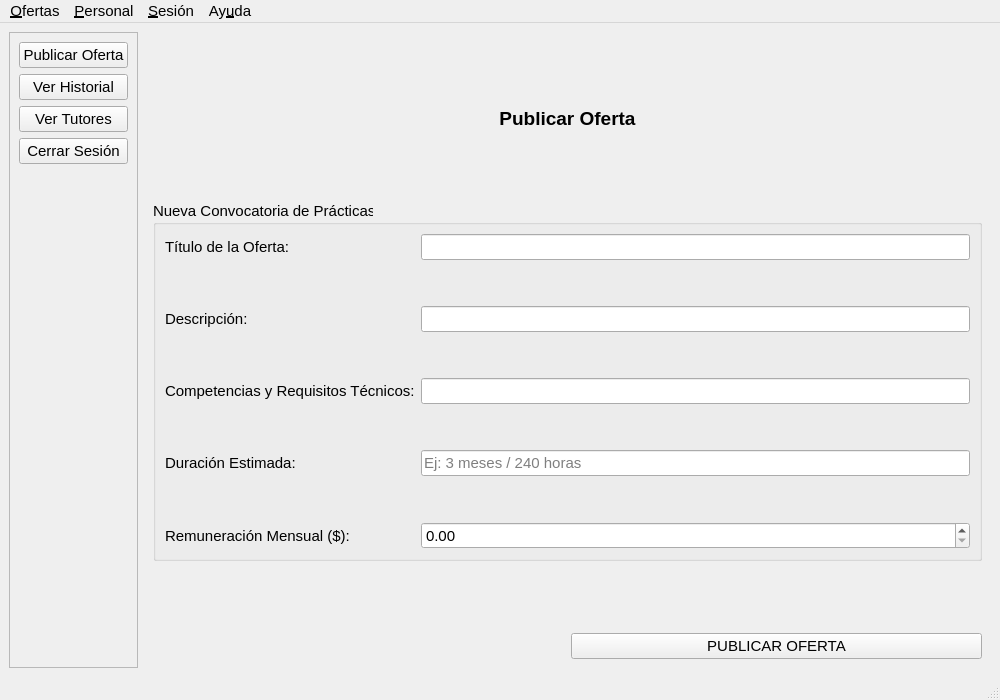
<?xml version="1.0" encoding="UTF-8"?>
<ui version="4.0">
 <class>MainWindowEmpresa</class>
 <widget class="QMainWindow" name="MainWindowEmpresa">
  <property name="geometry">
   <rect>
    <x>0</x>
    <y>0</y>
    <width>1000</width>
    <height>700</height>
   </rect>
  </property>
  <property name="font">
   <font>
    <pointsize>11</pointsize>
   </font>
  </property>
  <property name="windowTitle">
   <string>Panel Corporativo de la Empresa - Sistema de Prácticas</string>
  </property>
  <widget class="QWidget" name="centralwidget">
   <layout class="QHBoxLayout" name="horizontalLayout">
    <item>
     <widget class="QFrame" name="frameSidebar">
      <property name="font">
       <font>
        <pointsize>11</pointsize>
       </font>
      </property>
      <property name="frameShape">
       <enum>QFrame::StyledPanel</enum>
      </property>
      <property name="frameShadow">
       <enum>QFrame::Raised</enum>
      </property>
      <layout class="QVBoxLayout" name="verticalLayout">
       <item>
        <widget class="QPushButton" name="btnNavPublicar">
         <property name="font">
          <font>
           <pointsize>11</pointsize>
          </font>
         </property>
         <property name="text">
          <string>Publicar Oferta</string>
         </property>
        </widget>
       </item>
       <item>
        <widget class="QPushButton" name="btnNavHistorial">
         <property name="font">
          <font>
           <pointsize>11</pointsize>
          </font>
         </property>
         <property name="text">
          <string>Ver Historial</string>
         </property>
        </widget>
       </item>
       <item>
        <widget class="QPushButton" name="btnNavTutores">
         <property name="font">
          <font>
           <pointsize>11</pointsize>
          </font>
         </property>
         <property name="text">
          <string>Ver Tutores</string>
         </property>
        </widget>
       </item>
       <item>
        <widget class="QPushButton" name="btnNavCerrarSesion">
         <property name="font">
          <font>
           <pointsize>11</pointsize>
          </font>
         </property>
         <property name="text">
          <string>Cerrar Sesión</string>
         </property>
        </widget>
       </item>
       <item>
        <spacer name="verticalSpacer">
         <property name="font">
          <font>
           <pointsize>11</pointsize>
          </font>
         </property>
         <property name="orientation">
          <enum>Qt::Vertical</enum>
         </property>
         <property name="sizeHint" stdset="0">
          <size>
           <width>20</width>
           <height>438</height>
          </size>
         </property>
        </spacer>
       </item>
      </layout>
     </widget>
    </item>
    <item>
     <widget class="QStackedWidget" name="stackedWidgetCentral">
      <property name="font">
       <font>
        <pointsize>11</pointsize>
       </font>
      </property>
      <property name="currentIndex">
       <number>0</number>
      </property>
      <widget class="QWidget" name="page">
       <layout class="QGridLayout" name="gridLayout_4">
        <item row="3" column="0" colspan="2">
         <widget class="QGroupBox" name="grpNuevaConvocatoria">
          <property name="font">
           <font>
            <pointsize>11</pointsize>
           </font>
          </property>
          <property name="title">
           <string>Nueva Convocatoria de Prácticas</string>
          </property>
          <layout class="QGridLayout" name="gridLayout_3">
           <item row="0" column="1">
            <widget class="QLineEdit" name="txtTituloOferta"/>
           </item>
           <item row="4" column="0">
            <widget class="QLabel" name="label_3">
             <property name="text">
              <string>Competencias y Requisitos Técnicos:</string>
             </property>
            </widget>
           </item>
           <item row="0" column="0">
            <widget class="QLabel" name="label_2">
             <property name="text">
              <string>Título de la Oferta:</string>
             </property>
            </widget>
           </item>
           <item row="6" column="1">
            <widget class="QLineEdit" name="txtDuracionOferta">
             <property name="placeholderText">
              <string>Ej: 3 meses / 240 horas</string>
             </property>
            </widget>
           </item>
           <item row="8" column="1">
            <widget class="QDoubleSpinBox" name="dspnRemuneracion">
             <property name="maximum">
              <double>9999.989999999999782</double>
             </property>
            </widget>
           </item>
           <item row="6" column="0">
            <widget class="QLabel" name="label_8">
             <property name="text">
              <string>Duración Estimada:</string>
             </property>
            </widget>
           </item>
           <item row="4" column="1">
            <widget class="QLineEdit" name="txaRequisitos"/>
           </item>
           <item row="8" column="0">
            <widget class="QLabel" name="label_9">
             <property name="text">
              <string>Remuneración Mensual ($):</string>
             </property>
            </widget>
           </item>
           <item row="7" column="1">
            <spacer name="verticalSpacer_5">
             <property name="orientation">
              <enum>Qt::Vertical</enum>
             </property>
             <property name="sizeHint" stdset="0">
              <size>
               <width>20</width>
               <height>40</height>
              </size>
             </property>
            </spacer>
           </item>
           <item row="5" column="1">
            <spacer name="verticalSpacer_6">
             <property name="orientation">
              <enum>Qt::Vertical</enum>
             </property>
             <property name="sizeHint" stdset="0">
              <size>
               <width>20</width>
               <height>40</height>
              </size>
             </property>
            </spacer>
           </item>
           <item row="3" column="1">
            <spacer name="verticalSpacer_7">
             <property name="orientation">
              <enum>Qt::Vertical</enum>
             </property>
             <property name="sizeHint" stdset="0">
              <size>
               <width>20</width>
               <height>40</height>
              </size>
             </property>
            </spacer>
           </item>
           <item row="2" column="1">
            <widget class="QLineEdit" name="txtDescripcionOferta"/>
           </item>
           <item row="2" column="0">
            <widget class="QLabel" name="label_11">
             <property name="text">
              <string>Descripción:</string>
             </property>
            </widget>
           </item>
           <item row="1" column="1">
            <spacer name="verticalSpacer_8">
             <property name="orientation">
              <enum>Qt::Vertical</enum>
             </property>
             <property name="sizeHint" stdset="0">
              <size>
               <width>20</width>
               <height>40</height>
              </size>
             </property>
            </spacer>
           </item>
          </layout>
         </widget>
        </item>
        <item row="2" column="0" colspan="2">
         <spacer name="verticalSpacer_2">
          <property name="orientation">
           <enum>Qt::Vertical</enum>
          </property>
          <property name="sizeHint" stdset="0">
           <size>
            <width>20</width>
            <height>40</height>
           </size>
          </property>
         </spacer>
        </item>
        <item row="0" column="0" colspan="2">
         <spacer name="verticalSpacer_3">
          <property name="orientation">
           <enum>Qt::Vertical</enum>
          </property>
          <property name="sizeHint" stdset="0">
           <size>
            <width>20</width>
            <height>40</height>
           </size>
          </property>
         </spacer>
        </item>
        <item row="1" column="0" colspan="2">
         <widget class="QLabel" name="label">
          <property name="font">
           <font>
            <family>Segoe UI</family>
            <pointsize>14</pointsize>
            <weight>75</weight>
            <bold>true</bold>
           </font>
          </property>
          <property name="text">
           <string>Publicar Oferta</string>
          </property>
          <property name="alignment">
           <set>Qt::AlignCenter</set>
          </property>
         </widget>
        </item>
        <item row="5" column="1">
         <widget class="QPushButton" name="btnPublicar">
          <property name="text">
           <string>PUBLICAR OFERTA</string>
          </property>
         </widget>
        </item>
        <item row="4" column="0" colspan="2">
         <spacer name="verticalSpacer_4">
          <property name="orientation">
           <enum>Qt::Vertical</enum>
          </property>
          <property name="sizeHint" stdset="0">
           <size>
            <width>20</width>
            <height>40</height>
           </size>
          </property>
         </spacer>
        </item>
       </layout>
      </widget>
      <widget class="QWidget" name="page_2">
       <layout class="QGridLayout" name="gridLayout">
        <item row="0" column="1">
         <widget class="QLabel" name="label_4">
          <property name="font">
           <font>
            <family>Segoe UI</family>
            <pointsize>14</pointsize>
            <weight>75</weight>
            <bold>true</bold>
           </font>
          </property>
          <property name="text">
           <string>Historial de ofertas</string>
          </property>
         </widget>
        </item>
        <item row="1" column="0">
         <widget class="QLabel" name="label_5">
          <property name="text">
           <string>Buscar oferta:</string>
          </property>
         </widget>
        </item>
        <item row="1" column="1" colspan="2">
         <widget class="QLineEdit" name="txtFiltradoOferta">
          <property name="placeholderText">
           <string>Filtrar oferta por título de oferta...</string>
          </property>
         </widget>
        </item>
        <item row="2" column="0" colspan="3">
         <widget class="QTableWidget" name="tblOfertasHistorico">
          <property name="editTriggers">
           <set>QAbstractItemView::NoEditTriggers</set>
          </property>
          <property name="selectionMode">
           <enum>QAbstractItemView::SingleSelection</enum>
          </property>
          <property name="selectionBehavior">
           <enum>QAbstractItemView::SelectRows</enum>
          </property>
          <attribute name="horizontalHeaderDefaultSectionSize">
           <number>199</number>
          </attribute>
          <attribute name="horizontalHeaderStretchLastSection">
           <bool>true</bool>
          </attribute>
          <column>
           <property name="text">
            <string>Título</string>
           </property>
          </column>
          <column>
           <property name="text">
            <string>Descripción</string>
           </property>
          </column>
          <column>
           <property name="text">
            <string>Requisitos</string>
           </property>
          </column>
          <column>
           <property name="text">
            <string>Fecha de publicación</string>
           </property>
          </column>
         </widget>
        </item>
        <item row="3" column="2">
         <widget class="QPushButton" name="pushButton">
          <property name="text">
           <string>Eliminar</string>
          </property>
         </widget>
        </item>
        <item row="3" column="0">
         <widget class="QPushButton" name="btnVerTerna">
          <property name="text">
           <string>VER TERNA</string>
          </property>
         </widget>
        </item>
       </layout>
      </widget>
      <widget class="QWidget" name="page_4">
       <layout class="QGridLayout" name="gridLayout_5">
        <item row="0" column="0">
         <widget class="QPushButton" name="btnVolverHistorial">
          <property name="text">
           <string>Volver</string>
          </property>
         </widget>
        </item>
        <item row="1" column="1">
         <widget class="QLabel" name="label_10">
          <property name="font">
           <font>
            <family>Segoe UI</family>
            <pointsize>14</pointsize>
            <weight>75</weight>
            <bold>true</bold>
           </font>
          </property>
          <property name="text">
           <string>Postulantes y terna de la oferta</string>
          </property>
         </widget>
        </item>
        <item row="3" column="0">
         <widget class="QPushButton" name="btnRechazarPostulacion">
          <property name="text">
           <string>Rechazar</string>
          </property>
         </widget>
        </item>
        <item row="3" column="2">
         <widget class="QPushButton" name="btnAceptarPostulacion">
          <property name="text">
           <string>Aceptar</string>
          </property>
         </widget>
        </item>
        <item row="2" column="0" colspan="3">
         <widget class="QTableWidget" name="tblPostulantesTerna">
          <property name="editTriggers">
           <set>QAbstractItemView::NoEditTriggers</set>
          </property>
          <property name="selectionMode">
           <enum>QAbstractItemView::SingleSelection</enum>
          </property>
          <property name="selectionBehavior">
           <enum>QAbstractItemView::SelectRows</enum>
          </property>
          <attribute name="horizontalHeaderDefaultSectionSize">
           <number>266</number>
          </attribute>
          <attribute name="horizontalHeaderStretchLastSection">
           <bool>true</bool>
          </attribute>
          <column>
           <property name="text">
            <string>Cédula</string>
           </property>
          </column>
          <column>
           <property name="text">
            <string>Nombre del Estudiante</string>
           </property>
          </column>
          <column>
           <property name="text">
            <string>Correo Electrónico</string>
           </property>
          </column>
         </widget>
        </item>
       </layout>
      </widget>
      <widget class="QWidget" name="page_3">
       <layout class="QGridLayout" name="gridLayout_2">
        <item row="1" column="0">
         <widget class="QLabel" name="label_6">
          <property name="text">
           <string>Buscar tutor empresarial:</string>
          </property>
         </widget>
        </item>
        <item row="1" column="1">
         <widget class="QLineEdit" name="txtBusquedaTutor">
          <property name="placeholderText">
           <string>Filtrar tutores por cédula o correo...</string>
          </property>
         </widget>
        </item>
        <item row="2" column="0" colspan="2">
         <widget class="QTableWidget" name="tableWidget">
          <property name="editTriggers">
           <set>QAbstractItemView::NoEditTriggers</set>
          </property>
          <property name="selectionMode">
           <enum>QAbstractItemView::SingleSelection</enum>
          </property>
          <property name="selectionBehavior">
           <enum>QAbstractItemView::SelectRows</enum>
          </property>
          <attribute name="horizontalHeaderDefaultSectionSize">
           <number>266</number>
          </attribute>
          <attribute name="horizontalHeaderStretchLastSection">
           <bool>true</bool>
          </attribute>
          <column>
           <property name="text">
            <string>Cédula</string>
           </property>
          </column>
          <column>
           <property name="text">
            <string>Nombre del Tutor</string>
           </property>
          </column>
          <column>
           <property name="text">
            <string>Correo Electrónico</string>
           </property>
          </column>
         </widget>
        </item>
        <item row="0" column="0" colspan="2">
         <widget class="QLabel" name="label_7">
          <property name="font">
           <font>
            <family>Segoe UI</family>
            <pointsize>14</pointsize>
            <weight>75</weight>
            <bold>true</bold>
           </font>
          </property>
          <property name="text">
           <string>Ver Tutores</string>
          </property>
          <property name="alignment">
           <set>Qt::AlignCenter</set>
          </property>
         </widget>
        </item>
       </layout>
      </widget>
     </widget>
    </item>
   </layout>
  </widget>
  <widget class="QMenuBar" name="menubar">
   <property name="geometry">
    <rect>
     <x>0</x>
     <y>0</y>
     <width>1000</width>
     <height>26</height>
    </rect>
   </property>
   <widget class="QMenu" name="menu_Ofertas">
    <property name="title">
     <string>&amp;Ofertas</string>
    </property>
    <addaction name="actPublicarOferta"/>
    <addaction name="actVerHistorial"/>
   </widget>
   <widget class="QMenu" name="menuVer_Historial">
    <property name="title">
     <string>&amp;Personal</string>
    </property>
    <addaction name="actVerTutores"/>
   </widget>
   <widget class="QMenu" name="menu_Sesi_n">
    <property name="title">
     <string>&amp;Sesión</string>
    </property>
    <addaction name="actCerrarSesion"/>
    <addaction name="separator"/>
    <addaction name="actSalirSistema"/>
   </widget>
   <widget class="QMenu" name="menuAy_uda">
    <property name="title">
     <string>Ay&amp;uda</string>
    </property>
    <addaction name="actAcercaPrograma"/>
    <addaction name="actAcercaDesarrollador"/>
    <addaction name="actRepositorioGithub"/>
   </widget>
   <addaction name="menu_Ofertas"/>
   <addaction name="menuVer_Historial"/>
   <addaction name="menu_Sesi_n"/>
   <addaction name="menuAy_uda"/>
  </widget>
  <widget class="QStatusBar" name="statusbar"/>
  <action name="actPublicarOferta">
   <property name="text">
    <string>Publicar Oferta</string>
   </property>
  </action>
  <action name="actVerHistorial">
   <property name="text">
    <string>Ver Historial</string>
   </property>
  </action>
  <action name="actVerTutores">
   <property name="text">
    <string>Ver Tutores</string>
   </property>
  </action>
  <action name="actCerrarSesion">
   <property name="text">
    <string>Cerrar Sesión</string>
   </property>
  </action>
  <action name="actSalirSistema">
   <property name="text">
    <string>Salir del Sistema</string>
   </property>
  </action>
  <action name="actAcercaPrograma">
   <property name="text">
    <string>Acerca del Programa</string>
   </property>
  </action>
  <action name="actAcercaDesarrollador">
   <property name="text">
    <string>Acerca del Desarrollador</string>
   </property>
  </action>
  <action name="actRepositorioGithub">
   <property name="text">
    <string>Repositorio GitHub</string>
   </property>
  </action>
 </widget>
 <tabstops>
  <tabstop>btnNavPublicar</tabstop>
  <tabstop>btnNavHistorial</tabstop>
  <tabstop>btnNavTutores</tabstop>
  <tabstop>btnNavCerrarSesion</tabstop>
  <tabstop>txtTituloOferta</tabstop>
  <tabstop>txtDescripcionOferta</tabstop>
  <tabstop>txaRequisitos</tabstop>
  <tabstop>txtDuracionOferta</tabstop>
  <tabstop>dspnRemuneracion</tabstop>
  <tabstop>btnPublicar</tabstop>
  <tabstop>txtFiltradoOferta</tabstop>
  <tabstop>tblOfertasHistorico</tabstop>
  <tabstop>pushButton</tabstop>
  <tabstop>btnVerTerna</tabstop>
  <tabstop>btnVolverHistorial</tabstop>
  <tabstop>btnRechazarPostulacion</tabstop>
  <tabstop>btnAceptarPostulacion</tabstop>
  <tabstop>tblPostulantesTerna</tabstop>
  <tabstop>txtBusquedaTutor</tabstop>
  <tabstop>tableWidget</tabstop>
 </tabstops>
 <resources/>
 <connections/>
</ui>
